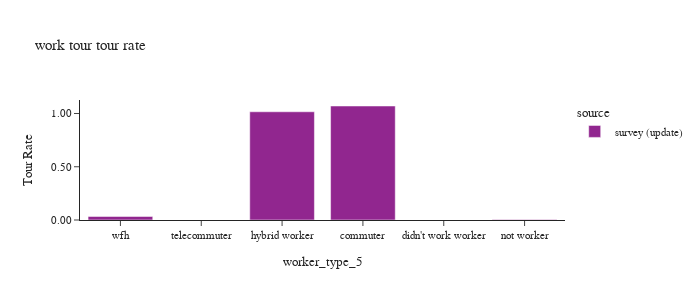

Here is the notebook cell this chart was saved with:
### Code cell
df_plot = calc_rates(survey_person_day,'wktours')

plot_tour_rate(df_plot, 'wktours', "work tour tour rate")

### Figure 1 — Plotly figure (JSON) as saved in the notebook; plotly's stock layout.template omitted (floating-point values rounded to 4 significant figures)
{"data": [{"alignmentgroup": "True", "customdata": [[849700.0, 793800.0], [0.0, 315100.0], [206600.0, 203300.0], [7857.0, 1682000.0], [0.0, 170500.0], [7624.0, 228300.0]], "hovertemplate": "source=survey (update)<br>worker_type_5=%{x}<br>wktours_rate=%{y}<br>wktours_wt=%{customdata[0]}<br>pdexpfac_sum=%{customdata[1]}<extra></extra>", "legendgroup": "survey (update)", "marker": {"color": "#91268F", "pattern": {"shape": ""}}, "name": "survey (update)", "offsetgroup": "survey (update)", "orientation": "v", "showlegend": true, "textposition": "auto", "type": "bar", "x": ["commuter", "didn't work worker", "hybrid worker", "not worker", "telecommuter", "wfh"], "xaxis": "x", "y": [1.07, 0.0, 1.016, 0.00467, 0.0, 0.0334], "yaxis": "y"}], "layout": {"barmode": "group", "font": {"size": 11}, "height": 300, "legend": {"title": {"text": "source"}, "tracegroupgap": 0}, "title": {"text": "work tour tour rate"}, "width": 700, "xaxis": {"anchor": "y", "categoryarray": ["wfh", "telecommuter", "hybrid worker", "commuter", "didn't work worker"], "categoryorder": "array", "domain": [0.0, 1.0], "title": {"text": "worker_type_5"}}, "yaxis": {"anchor": "x", "domain": [0.0, 1.0], "tickformat": ".2f", "title": {"text": "Tour Rate"}}}}
